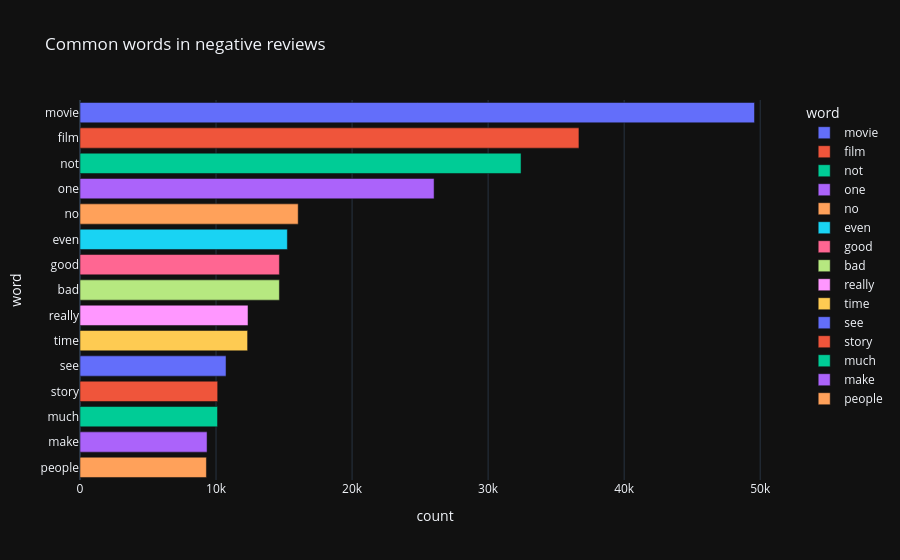

The cell this chart's notebook holds for it:
### Code cell
px.bar(neg_words, x='count', y='word', title='Common words in negative reviews', color='word')

### Figure 1 — Plotly figure (JSON) as saved in the notebook; plotly's stock layout.template omitted (floating-point values rounded to 4 significant figures)
{"data": [{"hovertemplate": "word=%{y}<br>count=%{x}<extra></extra>", "legendgroup": "movie", "marker": {"color": "#636efa", "pattern": {"shape": ""}}, "name": "movie", "orientation": "h", "showlegend": true, "textposition": "auto", "x": [49582], "xaxis": "x", "y": ["movie"], "yaxis": "y", "type": "bar"}, {"hovertemplate": "word=%{y}<br>count=%{x}<extra></extra>", "legendgroup": "film", "marker": {"color": "#EF553B", "pattern": {"shape": ""}}, "name": "film", "orientation": "h", "showlegend": true, "textposition": "auto", "x": [36677], "xaxis": "x", "y": ["film"], "yaxis": "y", "type": "bar"}, {"hovertemplate": "word=%{y}<br>count=%{x}<extra></extra>", "legendgroup": "not", "marker": {"color": "#00cc96", "pattern": {"shape": ""}}, "name": "not", "orientation": "h", "showlegend": true, "textposition": "auto", "x": [32421], "xaxis": "x", "y": ["not"], "yaxis": "y", "type": "bar"}, {"hovertemplate": "word=%{y}<br>count=%{x}<extra></extra>", "legendgroup": "one", "marker": {"color": "#ab63fa", "pattern": {"shape": ""}}, "name": "one", "orientation": "h", "showlegend": true, "textposition": "auto", "x": [26029], "xaxis": "x", "y": ["one"], "yaxis": "y", "type": "bar"}, {"hovertemplate": "word=%{y}<br>count=%{x}<extra></extra>", "legendgroup": "no", "marker": {"color": "#FFA15A", "pattern": {"shape": ""}}, "name": "no", "orientation": "h", "showlegend": true, "textposition": "auto", "x": [16040], "xaxis": "x", "y": ["no"], "yaxis": "y", "type": "bar"}, {"hovertemplate": "word=%{y}<br>count=%{x}<extra></extra>", "legendgroup": "even", "marker": {"color": "#19d3f3", "pattern": {"shape": ""}}, "name": "even", "orientation": "h", "showlegend": true, "textposition": "auto", "x": [15243], "xaxis": "x", "y": ["even"], "yaxis": "y", "type": "bar"}, {"hovertemplate": "word=%{y}<br>count=%{x}<extra></extra>", "legendgroup": "good", "marker": {"color": "#FF6692", "pattern": {"shape": ""}}, "name": "good", "orientation": "h", "showlegend": true, "textposition": "auto", "x": [14658], "xaxis": "x", "y": ["good"], "yaxis": "y", "type": "bar"}, {"hovertemplate": "word=%{y}<br>count=%{x}<extra></extra>", "legendgroup": "bad", "marker": {"color": "#B6E880", "pattern": {"shape": ""}}, "name": "bad", "orientation": "h", "showlegend": true, "textposition": "auto", "x": [14657], "xaxis": "x", "y": ["bad"], "yaxis": "y", "type": "bar"}, {"hovertemplate": "word=%{y}<br>count=%{x}<extra></extra>", "legendgroup": "really", "marker": {"color": "#FF97FF", "pattern": {"shape": ""}}, "name": "really", "orientation": "h", "showlegend": true, "textposition": "auto", "x": [12351], "xaxis": "x", "y": ["really"], "yaxis": "y", "type": "bar"}, {"hovertemplate": "word=%{y}<br>count=%{x}<extra></extra>", "legendgroup": "time", "marker": {"color": "#FECB52", "pattern": {"shape": ""}}, "name": "time", "orientation": "h", "showlegend": true, "textposition": "auto", "x": [12320], "xaxis": "x", "y": ["time"], "yaxis": "y", "type": "bar"}, {"hovertemplate": "word=%{y}<br>count=%{x}<extra></extra>", "legendgroup": "see", "marker": {"color": "#636efa", "pattern": {"shape": ""}}, "name": "see", "orientation": "h", "showlegend": true, "textposition": "auto", "x": [10735], "xaxis": "x", "y": ["see"], "yaxis": "y", "type": "bar"}, {"hovertemplate": "word=%{y}<br>count=%{x}<extra></extra>", "legendgroup": "story", "marker": {"color": "#EF553B", "pattern": {"shape": ""}}, "name": "story", "orientation": "h", "showlegend": true, "textposition": "auto", "x": [10121], "xaxis": "x", "y": ["story"], "yaxis": "y", "type": "bar"}, {"hovertemplate": "word=%{y}<br>count=%{x}<extra></extra>", "legendgroup": "much", "marker": {"color": "#00cc96", "pattern": {"shape": ""}}, "name": "much", "orientation": "h", "showlegend": true, "textposition": "auto", "x": [10110], "xaxis": "x", "y": ["much"], "yaxis": "y", "type": "bar"}, {"hovertemplate": "word=%{y}<br>count=%{x}<extra></extra>", "legendgroup": "make", "marker": {"color": "#ab63fa", "pattern": {"shape": ""}}, "name": "make", "orientation": "h", "showlegend": true, "textposition": "auto", "x": [9341], "xaxis": "x", "y": ["make"], "yaxis": "y", "type": "bar"}, {"hovertemplate": "word=%{y}<br>count=%{x}<extra></extra>", "legendgroup": "people", "marker": {"color": "#FFA15A", "pattern": {"shape": ""}}, "name": "people", "orientation": "h", "showlegend": true, "textposition": "auto", "x": [9293], "xaxis": "x", "y": ["people"], "yaxis": "y", "type": "bar"}], "layout": {"xaxis": {"anchor": "y", "domain": [0.0, 1.0], "title": {"text": "count"}}, "yaxis": {"anchor": "x", "domain": [0.0, 1.0], "title": {"text": "word"}, "categoryorder": "array", "categoryarray": ["people", "make", "much", "story", "see", "time", "really", "bad", "good", "even", "no", "one", "not", "film", "movie"]}, "legend": {"title": {"text": "word"}, "tracegroupgap": 0}, "title": {"text": "Common words in negative reviews"}, "barmode": "relative"}}
